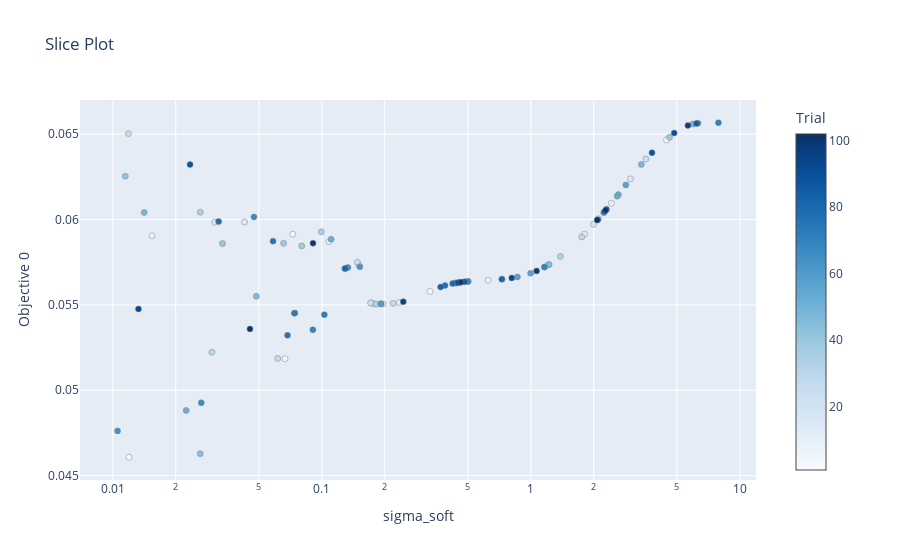

The notebook cell saved with this chart:
### Code cell
fig = plot_slice(
    study,
    params=['sigma_soft'],
    target=lambda t: t.values[1],   # 0 for first objective, 1 for second
    target_name='Objective 0'       # axis label
)
fig.show()
